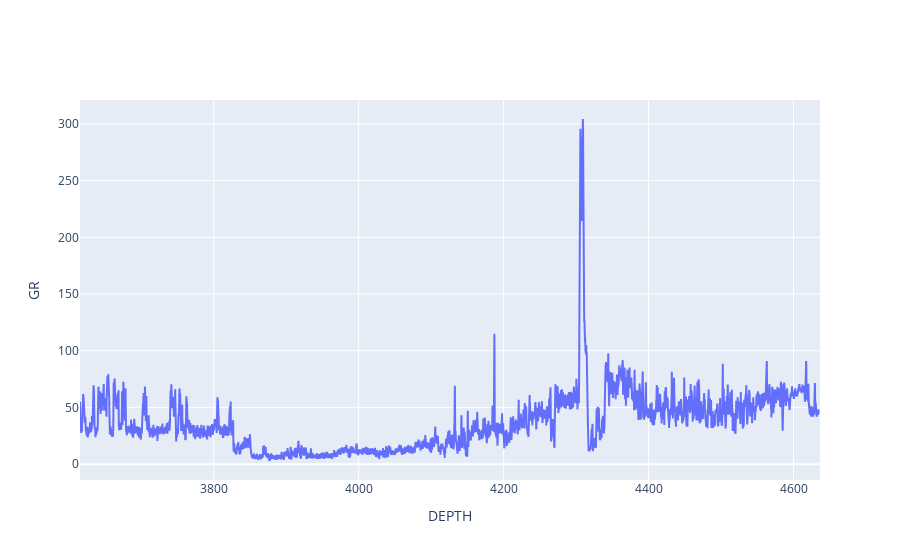

Notebook source saved alongside this figure:
### Code cell
fig = go.Figure(data=go.Scatter(x=df['DEPT'], y=df['GR']))
fig.update_layout(xaxis_title='DEPTH', yaxis_title='GR')
fig.show()

### Figure 1 — Plotly figure (JSON) as saved in the notebook; plotly's stock layout.template omitted (floating-point values rounded to 4 significant figures; data arrays with more than 128 entries replaced by an {"elided": "..."} marker saying what was removed)
{"data": [{"type": "scatter", "x": {"elided": "6701 float values"}, "y": {"elided": "6701 float values"}}], "layout": {"xaxis": {"title": {"text": "DEPTH"}}, "yaxis": {"title": {"text": "GR"}}}}
